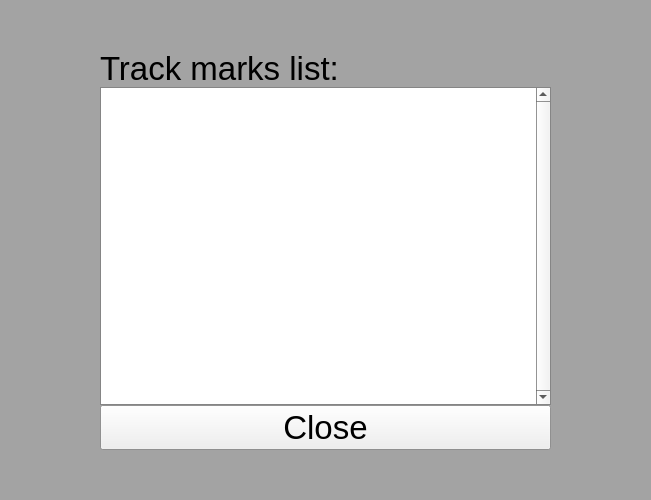
<?xml version="1.0" encoding="UTF-8"?>
<ui version="4.0">
 <class>DBMarksView</class>
 <widget class="QWidget" name="DBMarksView">
  <property name="geometry">
   <rect>
    <x>0</x>
    <y>0</y>
    <width>651</width>
    <height>500</height>
   </rect>
  </property>
  <property name="palette">
   <palette>
    <active>
     <colorrole role="Base">
      <brush brushstyle="SolidPattern">
       <color alpha="255">
        <red>255</red>
        <green>255</green>
        <blue>255</blue>
       </color>
      </brush>
     </colorrole>
     <colorrole role="Window">
      <brush brushstyle="SolidPattern">
       <color alpha="150">
        <red>145</red>
        <green>145</green>
        <blue>145</blue>
       </color>
      </brush>
     </colorrole>
    </active>
    <inactive>
     <colorrole role="Base">
      <brush brushstyle="SolidPattern">
       <color alpha="255">
        <red>255</red>
        <green>255</green>
        <blue>255</blue>
       </color>
      </brush>
     </colorrole>
     <colorrole role="Window">
      <brush brushstyle="SolidPattern">
       <color alpha="150">
        <red>145</red>
        <green>145</green>
        <blue>145</blue>
       </color>
      </brush>
     </colorrole>
    </inactive>
    <disabled>
     <colorrole role="Base">
      <brush brushstyle="SolidPattern">
       <color alpha="150">
        <red>145</red>
        <green>145</green>
        <blue>145</blue>
       </color>
      </brush>
     </colorrole>
     <colorrole role="Window">
      <brush brushstyle="SolidPattern">
       <color alpha="150">
        <red>145</red>
        <green>145</green>
        <blue>145</blue>
       </color>
      </brush>
     </colorrole>
    </disabled>
   </palette>
  </property>
  <property name="windowTitle">
   <string>Form</string>
  </property>
  <property name="autoFillBackground">
   <bool>true</bool>
  </property>
  <layout class="QVBoxLayout" name="verticalLayout">
   <property name="spacing">
    <number>0</number>
   </property>
   <property name="leftMargin">
    <number>100</number>
   </property>
   <property name="topMargin">
    <number>50</number>
   </property>
   <property name="rightMargin">
    <number>100</number>
   </property>
   <property name="bottomMargin">
    <number>50</number>
   </property>
   <item>
    <widget class="QLabel" name="label">
     <property name="font">
      <font>
       <pointsize>25</pointsize>
      </font>
     </property>
     <property name="text">
      <string>Track marks list:</string>
     </property>
    </widget>
   </item>
   <item>
    <widget class="QListWidget" name="listWidget">
     <property name="font">
      <font>
       <pointsize>25</pointsize>
      </font>
     </property>
     <property name="verticalScrollBarPolicy">
      <enum>Qt::ScrollBarAlwaysOn</enum>
     </property>
     <property name="resizeMode">
      <enum>QListView::Adjust</enum>
     </property>
     <property name="spacing">
      <number>6</number>
     </property>
     <property name="gridSize">
      <size>
       <width>0</width>
       <height>50</height>
      </size>
     </property>
    </widget>
   </item>
   <item>
    <widget class="QPushButton" name="pushButton">
     <property name="font">
      <font>
       <pointsize>25</pointsize>
      </font>
     </property>
     <property name="text">
      <string>Close</string>
     </property>
    </widget>
   </item>
  </layout>
 </widget>
 <resources/>
 <connections/>
</ui>
